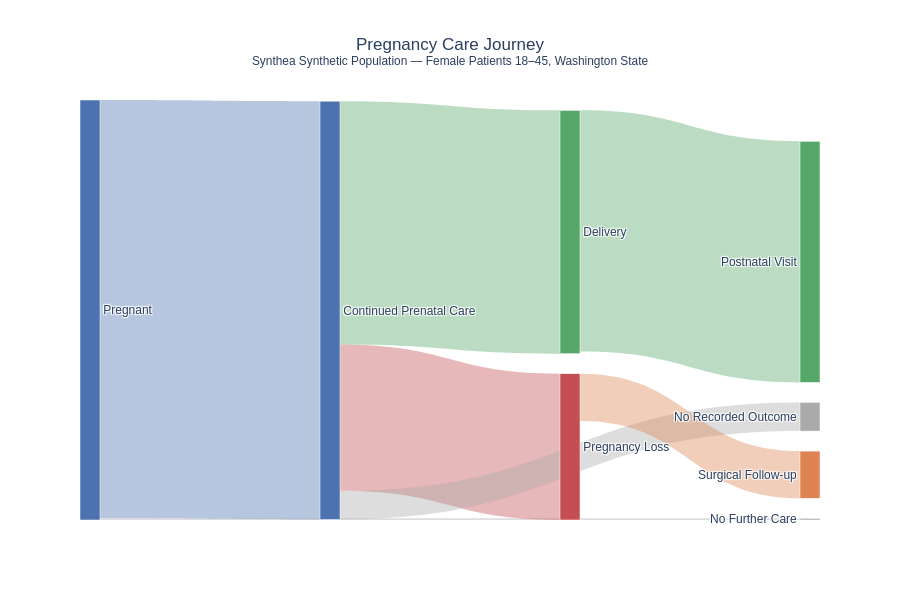

The notebook cell this image was saved under:
### Markdown cell above
### 7.2 Pregnancy Care Journey — Sankey Diagram

The Sankey diagram traces patient flow from pregnancy through prenatal care attendance 
to final outcomes. Hover over nodes and links for patient counts.

- **Blue** — prenatal care pathway  
- **Red** — pregnancy loss  
- **Green** — delivery and postnatal care  
- **Orange** — surgical follow-up  
- **Grey** — no further care or no recorded outcome

### Code cell
# ── VIZ 5: Pregnancy Journey Sankey Diagram ───────────────────────────────
labels = [
    "Pregnant",                # 0
    "Continued Prenatal Care", # 1
    "No Further Care",         # 2
    "Pregnancy Loss",          # 3
    "Delivery",                # 4
    "No Recorded Outcome",     # 5
    "Postnatal Visit",         # 6
    "Surgical Follow-up",      # 7
]

sources = [0, 0, 1, 1, 1, 4, 3]
targets = [1, 2, 3, 4, 5, 6, 7]
values  = [
    continued,                     # Pregnant -> Continued
    no_continued,                  # Pregnant -> No Further Care
    loss_only + both,              # Continued -> Pregnancy Loss
    delivery_only,                 # Continued -> Delivery
    neither,                       # Continued -> No Recorded Outcome
    postnatal_del,                 # Delivery -> Postnatal
    surgical_loss + surgical_both, # Loss -> Surgical Follow-up
]

colors_node = [
    "#4C72B0",  # Pregnant
    "#4C72B0",  # Continued
    "#aaaaaa",  # No Further Care
    "#C44E52",  # Pregnancy Loss
    "#55A868",  # Delivery
    "#aaaaaa",  # No Recorded Outcome
    "#55A868",  # Postnatal
    "#DD8452",  # Surgical
]

colors_link = [
    "rgba(76, 114, 176, 0.4)",   # Pregnant -> Continued
    "rgba(170, 170, 170, 0.4)",  # Pregnant -> No Further Care
    "rgba(196, 78, 82, 0.4)",    # Continued -> Loss
    "rgba(85, 168, 104, 0.4)",   # Continued -> Delivery
    "rgba(170, 170, 170, 0.4)",  # Continued -> No Recorded Outcome
    "rgba(85, 168, 104, 0.4)",   # Delivery -> Postnatal
    "rgba(221, 132, 82, 0.4)",   # Loss -> Surgical
]

fig5 = go.Figure(go.Sankey(
    arrangement="snap",
    node=dict(
        pad=20,
        thickness=20,
        line=dict(color="white", width=0.5),
        label=labels,
        color=colors_node,
    ),
    link=dict(
        source=sources,
        target=targets,
        value=values,
        color=colors_link,
    )
))

fig5.update_layout(
    title=dict(
        text="Pregnancy Care Journey<br><sup>Synthea Synthetic Population — Female Patients 18–45, Washington State</sup>",
        x=0.5,
    ),
    font=dict(family="Arial", size=12),
    height=600,
)

fig5.show()

### Figure 1 — Plotly figure (JSON) as saved in the notebook; plotly's stock layout.template omitted (floating-point values rounded to 4 significant figures)
{"data": [{"arrangement": "snap", "link": {"color": ["rgba(76, 114, 176, 0.4)", "rgba(170, 170, 170, 0.4)", "rgba(196, 78, 82, 0.4)", "rgba(85, 168, 104, 0.4)", "rgba(170, 170, 170, 0.4)", "rgba(85, 168, 104, 0.4)", "rgba(221, 132, 82, 0.4)"], "source": [0, 0, 1, 1, 1, 4, 3], "target": [1, 2, 3, 4, 5, 6, 7], "value": [3995, 16, 1397, 2324, 274, 2303, 451]}, "node": {"color": ["#4C72B0", "#4C72B0", "#aaaaaa", "#C44E52", "#55A868", "#aaaaaa", "#55A868", "#DD8452"], "label": ["Pregnant", "Continued Prenatal Care", "No Further Care", "Pregnancy Loss", "Delivery", "No Recorded Outcome", "Postnatal Visit", "Surgical Follow-up"], "line": {"color": "white", "width": 0.5}, "pad": 20, "thickness": 20}, "type": "sankey"}], "layout": {"font": {"family": "Arial", "size": 12}, "height": 600, "title": {"text": "Pregnancy Care Journey<br><sup>Synthea Synthetic Population — Female Patients 18–45, Washington State</sup>", "x": 0.5}}}
